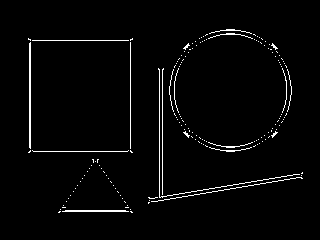
#> input picture docs/edges.png, 320 x 240 px
$ python __main__.py --image ../docs/edges.png
#> lines starting #> are read from the running program, lines starting #| are printed output that depends on the picture; after the words box and inside, x2 and y2 are one past the last pixel; in counts of white or black regions, pixels touching at a corner belong together
### edgekit/io.py
"""Tiny image I/O: load to a float grayscale array in [0, 1], save back."""

from __future__ import annotations

import numpy as np
from PIL import Image


def load_gray(path: str) -> np.ndarray:
    """Load any image as a float32 grayscale array scaled to [0, 1]."""
#> called with path = '../docs/edges.png'
    return np.asarray(Image.open(path).convert("L"), dtype=np.float32) / 255.0
#> returned value: shape (240, 320) float32; values 0 (black) and 1 (white), 2.5% white in thin lines or dots, all inside (x1, y1, x2, y2) = (28, 29, 303, 213)


def save_gray(array: np.ndarray, path: str) -> None:
    """Save a float [0, 1] (or boolean) array as an 8-bit grayscale PNG."""
    arr = np.asarray(array, dtype=float)
    arr = np.clip(arr, 0.0, 1.0)
    Image.fromarray((arr * 255).astype(np.uint8)).save(path)

### edgekit/filters.py
"""Linear filters built from first principles with NumPy.

A 2D filter here is plain correlation (the convention OpenCV's filter2D uses):
slide a kernel over the (reflect-padded) image and take the weighted sum. The
sliding window is vectorised with stride tricks, so there are no Python loops
over pixels and it stays fast without SciPy or OpenCV.
"""

from __future__ import annotations

import numpy as np
from numpy.lib.stride_tricks import sliding_window_view


def gaussian_kernel(size: int = 5, sigma: float = 1.0) -> np.ndarray:
    """A normalised 2D Gaussian kernel (sums to 1)."""
    if size % 2 == 0:
        raise ValueError("kernel size must be odd")
    ax = np.arange(size) - size // 2
    xx, yy = np.meshgrid(ax, ax)
    kernel = np.exp(-(xx**2 + yy**2) / (2.0 * sigma**2))
    return kernel / kernel.sum()


def correlate2d(image: np.ndarray, kernel: np.ndarray) -> np.ndarray:
    """'same'-size 2D correlation with reflect padding."""
    kh, kw = kernel.shape
#> kh = 5; kw = 5
    padded = np.pad(image, ((kh // 2, kh // 2), (kw // 2, kw // 2)), mode="reflect")
#> padded: shape (244, 324) float32; values 0 (black) and 1 (white), 2.4% white in thin lines or dots, all inside (x1, y1, x2, y2) = (30, 31, 305, 215)
    windows = sliding_window_view(padded, (kh, kw))
    return np.einsum("ijkl,kl->ij", windows, kernel)


def gaussian_blur(image: np.ndarray, size: int = 5, sigma: float = 1.0) -> np.ndarray:
    return correlate2d(image, gaussian_kernel(size, sigma))


# Sobel operators: derivative in one axis, smoothing in the other.
SOBEL_X = np.array([[-1, 0, 1], [-2, 0, 2], [-1, 0, 1]], dtype=float)
SOBEL_Y = np.array([[-1, -2, -1], [0, 0, 0], [1, 2, 1]], dtype=float)


def sobel_gradients(image: np.ndarray):
    """Return (gx, gy, magnitude, direction-in-radians)."""
    gx = correlate2d(image, SOBEL_X)
    gy = correlate2d(image, SOBEL_Y)
    magnitude = np.hypot(gx, gy)
    direction = np.arctan2(gy, gx)
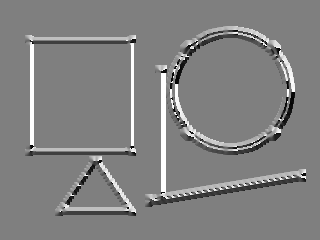
#> direction: shape (240, 320) float64; min -3.14, max 3.14, mean 0.057; drawn with min black and max white
    return gx, gy, magnitude, direction

### edgekit/canny.py
"""The Canny edge detector, stage by stage, in NumPy.

Canny (1986) is four steps after a smoothing blur:
  1. gradient magnitude + direction (Sobel)
  2. non-maximum suppression -> thin the ridges to 1px
  3. double threshold -> mark strong vs weak edges
  4. hysteresis -> keep weak edges only if connected to a strong one

Each step is a separate function so the pipeline is inspectable; `canny()`
returns the final edge map and a dict of every intermediate stage for
visualisation.
"""

from __future__ import annotations

import numpy as np

from .filters import gaussian_blur, sobel_gradients


def non_max_suppression(magnitude: np.ndarray, direction: np.ndarray) -> np.ndarray:
    """Thin edges: keep a pixel only if it is a local max along the gradient."""
    h, w = magnitude.shape
#> h = 240; w = 320
    out = np.zeros_like(magnitude)
    angle = np.rad2deg(direction) % 180  # gradient orientation, 0..180
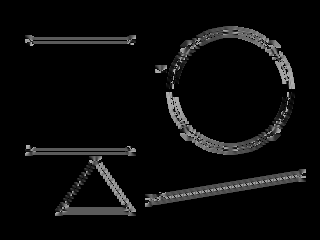
#> angle: shape (240, 320) float64; min 0, max 180, mean 11

    padded = np.pad(magnitude, 1, mode="constant")
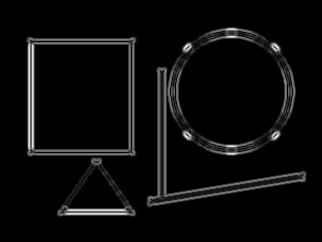
#> padded: shape (242, 322) float64; min 0, max 1.97, mean 0.0842; drawn with min black and max white
    for i in range(h):
        for j in range(w):
            a = angle[i, j]
            m = magnitude[i, j]
            # pick the two neighbours straddling the gradient direction
            if a < 22.5 or a >= 157.5:        # horizontal gradient
                n1, n2 = padded[i + 1, j], padded[i + 1, j + 2]
            elif a < 67.5:                    # diagonal /
                n1, n2 = padded[i, j + 2], padded[i + 2, j]
            elif a < 112.5:                   # vertical gradient
                n1, n2 = padded[i, j + 1], padded[i + 2, j + 1]
            else:                             # diagonal \
                n1, n2 = padded[i, j], padded[i + 2, j + 2]
            if m >= n1 and m >= n2:
                out[i, j] = m
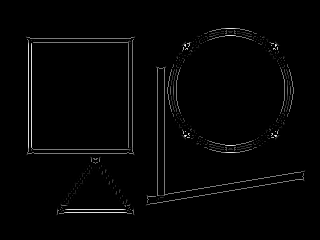
#> out: shape (240, 320) float64; min 0, max 1.97, mean 0.033; drawn with min black and max white
    return out


def double_threshold(image: np.ndarray, low: float, high: float):
    """Split pixels into strong (>=high) and weak (low..high) edges."""
#> called with low = 0.08, high = 0.2
    strong = image >= high
#> strong: shape (240, 320) bool; 3.1% white in thin lines or dots, all inside (x1, y1, x2, y2) = (26, 28, 305, 215)
    weak = (image >= low) & (image < high)
#> weak: shape (240, 320) bool; 0.61% white in thin lines or dots, all inside (x1, y1, x2, y2) = (26, 31, 305, 215)
    return strong, weak


def hysteresis(strong: np.ndarray, weak: np.ndarray) -> np.ndarray:
    """Promote weak pixels that touch (8-connectivity) a strong/edge pixel.

    Iterates to a fixed point so chains of weak pixels anchored to a strong one
    are all kept, while isolated weak pixels are dropped.
    """
    edges = strong.copy()
    while True:
        # any weak pixel adjacent to a current edge becomes an edge
        neighbour = np.zeros_like(edges)
        neighbour[1:, :] |= edges[:-1, :]
        neighbour[:-1, :] |= edges[1:, :]
        neighbour[:, 1:] |= edges[:, :-1]
        neighbour[:, :-1] |= edges[:, 1:]
        neighbour[1:, 1:] |= edges[:-1, :-1]
        neighbour[:-1, :-1] |= edges[1:, 1:]
        neighbour[1:, :-1] |= edges[:-1, 1:]
        neighbour[:-1, 1:] |= edges[1:, :-1]

        promote = weak & neighbour & ~edges
        if not promote.any():
            break
        edges |= promote
#> this loop made 10 passes
#> pass 1, in hysteresis, `edges |= promote`:
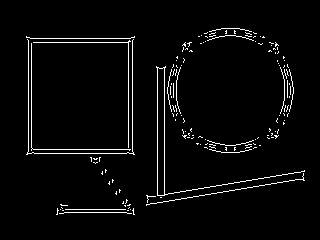
#> edges: shape (240, 320) bool; 3.3% white in thin lines or dots, all inside (x1, y1, x2, y2) = (26, 28, 305, 215)
#> after the loop:
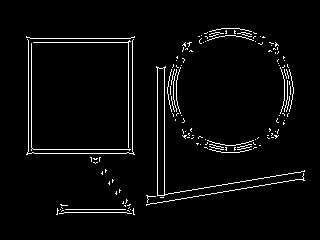
#> edges: shape (240, 320) bool; 3.4% white in thin lines or dots, all inside (x1, y1, x2, y2) = (26, 28, 305, 215)
#> after the loop:
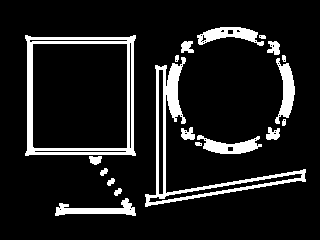
#> neighbour: shape (240, 320) bool; 11.1% white; 19 white regions, largest, box (x1, y1, x2, y2) and area: (25, 35, 136, 156) 2606, (145, 57, 306, 207) 2587, (275, 58, 295, 124) 650
    return edges


def canny(image: np.ndarray, sigma: float = 1.4, low: float = 0.08,
          high: float = 0.20, kernel_size: int = 5):
    """Run the full pipeline. Returns (edges_bool, stages_dict).

    Thresholds are fractions of the suppressed gradient's max, so they are
    scale-independent of the input image's contrast.
    """
    blurred = gaussian_blur(image, kernel_size, sigma)
    _, _, magnitude, direction = sobel_gradients(blurred)
    suppressed = non_max_suppression(magnitude, direction)

    norm = suppressed / (suppressed.max() + 1e-12)
    strong, weak = double_threshold(norm, low, high)
    edges = hysteresis(strong, weak)

    stages = {
        "blurred": blurred,
        "magnitude": magnitude,
        "suppressed": suppressed,
        "edges": edges.astype(float),
    }
    return edges, stages

### edgekit/__main__.py
"""CLI: run the detector on an image and write the edge map (+ optional stages).

    python -m edgekit --image sample_data/shapes.png --out edges.png
    python -m edgekit --image sample_data/shapes.png --montage montage.png
"""

from __future__ import annotations

import argparse

import numpy as np

from .canny import canny
from .io import load_gray, save_gray


def _montage(image: np.ndarray, stages: dict) -> np.ndarray:
    """Stitch input + each stage into one normalised strip for inspection."""
    def norm(a):
        a = a.astype(float)
        return (a - a.min()) / (a.max() - a.min() + 1e-12)

    panels = [norm(image), norm(stages["blurred"]), norm(stages["magnitude"]),
              norm(stages["suppressed"]), norm(stages["edges"])]
    sep = np.ones((panels[0].shape[0], 4))  # white separators
    row = [panels[0]]
    for p in panels[1:]:
        row.extend([sep, p])
    return np.hstack(row)


def main() -> None:
    parser = argparse.ArgumentParser(description="Canny edge detection from scratch")
    parser.add_argument("--image", required=True)
    parser.add_argument("--out", help="write the final edge map here")
    parser.add_argument("--montage", help="write input|blur|gradient|NMS|edges strip here")
    parser.add_argument("--sigma", type=float, default=1.4)
    parser.add_argument("--low", type=float, default=0.08)
    parser.add_argument("--high", type=float, default=0.20)
    args = parser.parse_args()

    image = load_gray(args.image)
    edges, stages = canny(image, sigma=args.sigma, low=args.low, high=args.high)
#> stages = 4 items
    print(f"input {image.shape}  edge pixels: {int(edges.sum())} "
          f"({edges.mean()*100:.1f}% of image)")
#| input (240, 320)  edge pixels: 2645 (3.4% of image)

    if args.out:
        save_gray(edges.astype(float), args.out)
        print(f"edges -> {args.out}")
    if args.montage:
        save_gray(_montage(image, stages), args.montage)
        print(f"montage -> {args.montage}")
    if not args.out and not args.montage:
        save_gray(edges.astype(float), "edges.png")
        print("edges -> edges.png")


if __name__ == "__main__":
    main()

$ run again, with docs/montage.png copied over docs/edges.png
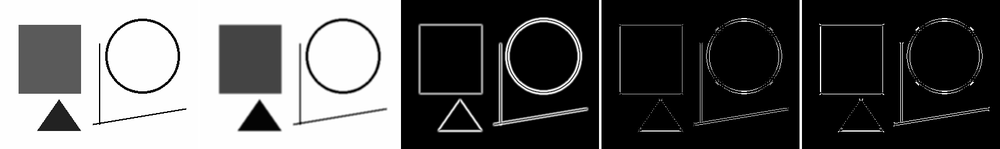
#> input picture docs/montage.png, 1000 x 149 px, shrunk from 1616 x 240 before the run
#> strong: shape (149, 1000) bool; 4.1% white in thin lines or dots
#> weak: shape (149, 1000) bool; 0.54% white in thin lines or dots, all inside (x1, y1, x2, y2) = (17, 20, 991, 134)
#> after the loop in hysteresis, `while True:`:
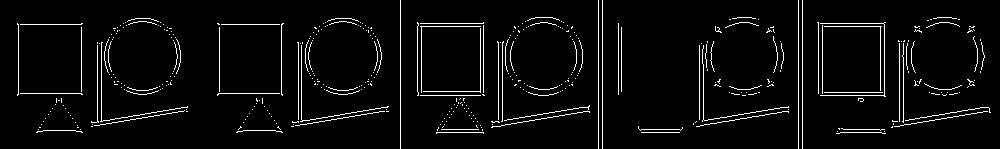
#> edges: shape (149, 1000) bool; 4.3% white in thin lines or dots
#> after the loop in hysteresis, `while True:`:
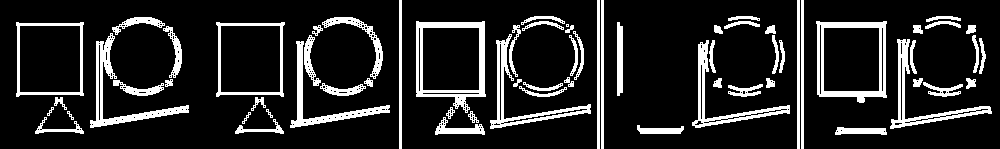
#> neighbour: shape (149, 1000) bool; 14.5% white; 68 white regions (1 under 20 px), largest, box (x1, y1, x2, y2) and area: (416, 21, 486, 113) 1728, (816, 21, 887, 103) 1636, (90, 33, 189, 128) 1433
#> stages = 4 items
#| input (149, 1000)  edge pixels: 6370 (4.3% of image)
#> arr: shape (149, 1000) float64; values 0 (black) and 1 (white), 4.3% white in thin lines or dots
